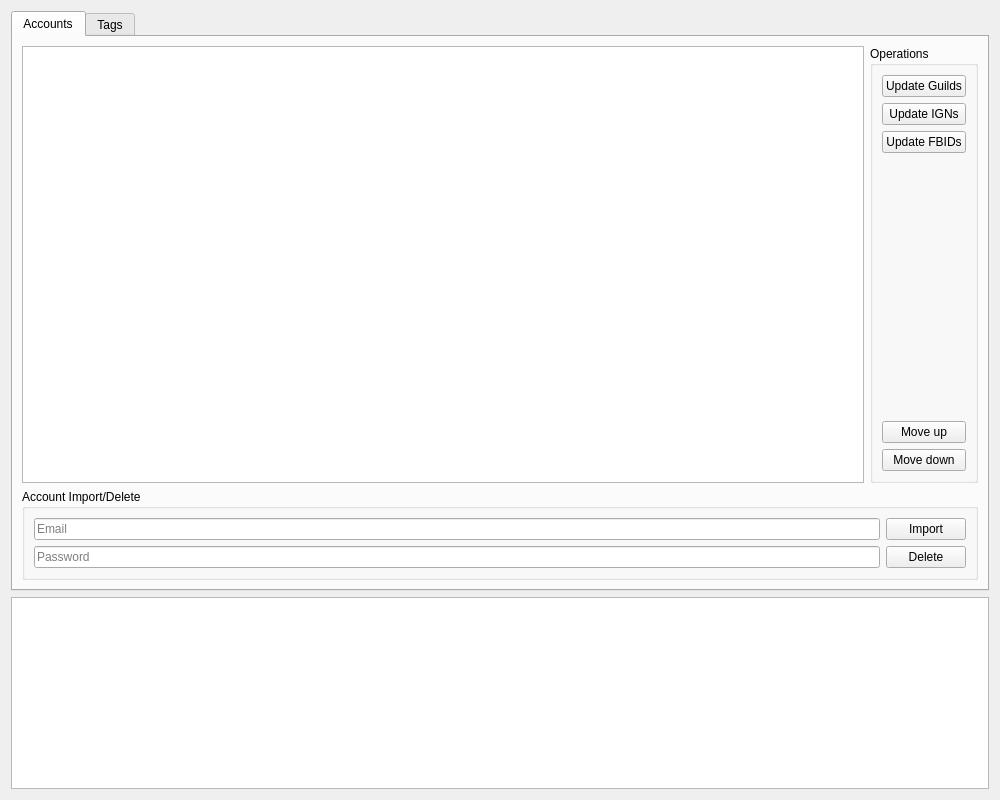
<?xml version="1.0" encoding="UTF-8"?>
<ui version="4.0">
 <class>AccountManagementDialog</class>
 <widget class="QDialog" name="AccountManagementDialog">
  <property name="geometry">
   <rect>
    <x>0</x>
    <y>0</y>
    <width>1000</width>
    <height>800</height>
   </rect>
  </property>
  <property name="sizePolicy">
   <sizepolicy hsizetype="Minimum" vsizetype="Minimum">
    <horstretch>0</horstretch>
    <verstretch>0</verstretch>
   </sizepolicy>
  </property>
  <property name="minimumSize">
   <size>
    <width>1000</width>
    <height>800</height>
   </size>
  </property>
  <property name="windowTitle">
   <string>Account Management</string>
  </property>
  <layout class="QVBoxLayout" name="verticalLayout_2">
   <item>
    <widget class="QTabWidget" name="tabWidget">
     <property name="currentIndex">
      <number>0</number>
     </property>
     <widget class="QWidget" name="tabAccounts">
      <attribute name="title">
       <string>Accounts</string>
      </attribute>
      <layout class="QVBoxLayout" name="verticalLayout" stretch="1,0">
       <item>
        <layout class="QHBoxLayout" name="accountLayout" stretch="1,0">
         <property name="sizeConstraint">
          <enum>QLayout::SetNoConstraint</enum>
         </property>
         <item>
          <widget class="QTableView" name="accountTable">
           <property name="showGrid">
            <bool>true</bool>
           </property>
          </widget>
         </item>
         <item>
          <widget class="QGroupBox" name="accountOpBtnGroup">
           <property name="title">
            <string>Operations</string>
           </property>
           <layout class="QVBoxLayout" name="accountOpBtnLayout">
            <item>
             <widget class="QPushButton" name="pushButtonUpdateGuilds">
              <property name="focusPolicy">
               <enum>Qt::NoFocus</enum>
              </property>
              <property name="text">
               <string>Update Guilds</string>
              </property>
             </widget>
            </item>
            <item>
             <widget class="QPushButton" name="pushButtonUpdateIGNs">
              <property name="focusPolicy">
               <enum>Qt::NoFocus</enum>
              </property>
              <property name="text">
               <string>Update IGNs</string>
              </property>
             </widget>
            </item>
            <item>
             <widget class="QPushButton" name="pushButtonUpdateFBIDs">
              <property name="focusPolicy">
               <enum>Qt::NoFocus</enum>
              </property>
              <property name="text">
               <string>Update FBIDs</string>
              </property>
             </widget>
            </item>
            <item>
             <spacer name="verticalSpacer">
              <property name="orientation">
               <enum>Qt::Vertical</enum>
              </property>
              <property name="sizeHint" stdset="0">
               <size>
                <width>20</width>
                <height>40</height>
               </size>
              </property>
             </spacer>
            </item>
            <item>
             <widget class="QPushButton" name="pushButtonMoveAccountUp">
              <property name="focusPolicy">
               <enum>Qt::NoFocus</enum>
              </property>
              <property name="text">
               <string>Move up</string>
              </property>
              <property name="autoDefault">
               <bool>false</bool>
              </property>
             </widget>
            </item>
            <item>
             <widget class="QPushButton" name="pushButtonMoveAccountDown">
              <property name="focusPolicy">
               <enum>Qt::NoFocus</enum>
              </property>
              <property name="text">
               <string>Move down</string>
              </property>
              <property name="autoDefault">
               <bool>false</bool>
              </property>
             </widget>
            </item>
           </layout>
           <zorder>verticalSpacer</zorder>
           <zorder>pushButtonUpdateGuilds</zorder>
           <zorder>pushButtonUpdateIGNs</zorder>
           <zorder>pushButtonUpdateFBIDs</zorder>
           <zorder>pushButtonMoveAccountDown</zorder>
           <zorder>pushButtonMoveAccountUp</zorder>
          </widget>
         </item>
        </layout>
       </item>
       <item>
        <widget class="QGroupBox" name="groupBoxAccounts">
         <property name="title">
          <string>Account Import/Delete</string>
         </property>
         <layout class="QGridLayout" name="gridLayout">
          <item row="0" column="0">
           <widget class="QLineEdit" name="lineEditEmail">
            <property name="focusPolicy">
             <enum>Qt::ClickFocus</enum>
            </property>
            <property name="placeholderText">
             <string>Email</string>
            </property>
           </widget>
          </item>
          <item row="0" column="1">
           <widget class="QPushButton" name="pushButtonImportAccount">
            <property name="focusPolicy">
             <enum>Qt::NoFocus</enum>
            </property>
            <property name="text">
             <string>Import</string>
            </property>
           </widget>
          </item>
          <item row="1" column="0">
           <widget class="QLineEdit" name="lineEditPassword">
            <property name="focusPolicy">
             <enum>Qt::ClickFocus</enum>
            </property>
            <property name="placeholderText">
             <string>Password</string>
            </property>
           </widget>
          </item>
          <item row="1" column="1">
           <widget class="QPushButton" name="pushButtonDeleteAccount">
            <property name="focusPolicy">
             <enum>Qt::NoFocus</enum>
            </property>
            <property name="text">
             <string>Delete</string>
            </property>
           </widget>
          </item>
         </layout>
         <zorder>lineEditEmail</zorder>
         <zorder>pushButtonImportAccount</zorder>
         <zorder>pushButtonDeleteAccount</zorder>
         <zorder>lineEditPassword</zorder>
        </widget>
       </item>
      </layout>
     </widget>
     <widget class="QWidget" name="tabTags">
      <attribute name="title">
       <string>Tags</string>
      </attribute>
      <layout class="QVBoxLayout" name="verticalLayout_4">
       <item>
        <layout class="QHBoxLayout" name="horizontalLayout">
         <item>
          <widget class="QLineEdit" name="lineEditTagName">
           <property name="placeholderText">
            <string>New tag name</string>
           </property>
          </widget>
         </item>
         <item>
          <widget class="QPushButton" name="pushButtonNewTag">
           <property name="text">
            <string>Create</string>
           </property>
          </widget>
         </item>
        </layout>
       </item>
       <item>
        <widget class="QGroupBox" name="groupBox">
         <property name="title">
          <string>Tags</string>
         </property>
         <layout class="QVBoxLayout" name="verticalLayout_3">
          <item>
           <layout class="QVBoxLayout" name="verticalLayout_5">
            <item>
             <widget class="QRadioButton" name="radioButtonTagByAccount">
              <property name="text">
               <string>by account</string>
              </property>
              <property name="checked">
               <bool>true</bool>
              </property>
             </widget>
            </item>
            <item>
             <widget class="QRadioButton" name="radioButtonTagByTag">
              <property name="text">
               <string>by tag</string>
              </property>
             </widget>
            </item>
           </layout>
          </item>
          <item>
           <widget class="QTreeWidget" name="treeWidgetTags">
            <property name="expandsOnDoubleClick">
             <bool>false</bool>
            </property>
            <property name="columnCount">
             <number>2</number>
            </property>
            <column>
             <property name="text">
              <string notr="true">1</string>
             </property>
            </column>
            <column>
             <property name="text">
              <string notr="true">2</string>
             </property>
            </column>
           </widget>
          </item>
         </layout>
        </widget>
       </item>
      </layout>
     </widget>
    </widget>
   </item>
   <item>
    <widget class="QTextEdit" name="messageOutput">
     <property name="sizePolicy">
      <sizepolicy hsizetype="Expanding" vsizetype="Preferred">
       <horstretch>0</horstretch>
       <verstretch>0</verstretch>
      </sizepolicy>
     </property>
     <property name="readOnly">
      <bool>true</bool>
     </property>
    </widget>
   </item>
  </layout>
 </widget>
 <tabstops>
  <tabstop>accountTable</tabstop>
 </tabstops>
 <resources/>
 <connections>
  <connection>
   <sender>pushButtonImportAccount</sender>
   <signal>clicked()</signal>
   <receiver>AccountManagementDialog</receiver>
   <slot>onAccountImport()</slot>
   <hints>
    <hint type="sourcelabel">
     <x>896</x>
     <y>508</y>
    </hint>
    <hint type="destinationlabel">
     <x>859</x>
     <y>507</y>
    </hint>
   </hints>
  </connection>
  <connection>
   <sender>pushButtonDeleteAccount</sender>
   <signal>clicked()</signal>
   <receiver>AccountManagementDialog</receiver>
   <slot>onAccountDelete()</slot>
   <hints>
    <hint type="sourcelabel">
     <x>955</x>
     <y>548</y>
    </hint>
    <hint type="destinationlabel">
     <x>857</x>
     <y>571</y>
    </hint>
   </hints>
  </connection>
  <connection>
   <sender>pushButtonUpdateGuilds</sender>
   <signal>clicked()</signal>
   <receiver>AccountManagementDialog</receiver>
   <slot>onUpdateGuilds()</slot>
   <hints>
    <hint type="sourcelabel">
     <x>954</x>
     <y>104</y>
    </hint>
    <hint type="destinationlabel">
     <x>764</x>
     <y>52</y>
    </hint>
   </hints>
  </connection>
  <connection>
   <sender>pushButtonUpdateIGNs</sender>
   <signal>clicked()</signal>
   <receiver>AccountManagementDialog</receiver>
   <slot>onUpdateIGNs()</slot>
   <hints>
    <hint type="sourcelabel">
     <x>954</x>
     <y>138</y>
    </hint>
    <hint type="destinationlabel">
     <x>764</x>
     <y>87</y>
    </hint>
   </hints>
  </connection>
  <connection>
   <sender>pushButtonUpdateFBIDs</sender>
   <signal>clicked()</signal>
   <receiver>AccountManagementDialog</receiver>
   <slot>onUpdateFBIDs()</slot>
   <hints>
    <hint type="sourcelabel">
     <x>954</x>
     <y>172</y>
    </hint>
    <hint type="destinationlabel">
     <x>764</x>
     <y>119</y>
    </hint>
   </hints>
  </connection>
  <connection>
   <sender>pushButtonMoveAccountUp</sender>
   <signal>clicked()</signal>
   <receiver>AccountManagementDialog</receiver>
   <slot>onAccountMoveUp()</slot>
   <hints>
    <hint type="sourcelabel">
     <x>849</x>
     <y>406</y>
    </hint>
    <hint type="destinationlabel">
     <x>769</x>
     <y>405</y>
    </hint>
   </hints>
  </connection>
  <connection>
   <sender>pushButtonMoveAccountDown</sender>
   <signal>clicked()</signal>
   <receiver>AccountManagementDialog</receiver>
   <slot>onAccountMoveDown()</slot>
   <hints>
    <hint type="sourcelabel">
     <x>847</x>
     <y>442</y>
    </hint>
    <hint type="destinationlabel">
     <x>772</x>
     <y>442</y>
    </hint>
   </hints>
  </connection>
  <connection>
   <sender>pushButtonNewTag</sender>
   <signal>clicked()</signal>
   <receiver>AccountManagementDialog</receiver>
   <slot>onCreateTag()</slot>
   <hints>
    <hint type="sourcelabel">
     <x>934</x>
     <y>47</y>
    </hint>
    <hint type="destinationlabel">
     <x>898</x>
     <y>46</y>
    </hint>
   </hints>
  </connection>
  <connection>
   <sender>radioButtonTagByAccount</sender>
   <signal>toggled(bool)</signal>
   <receiver>AccountManagementDialog</receiver>
   <slot>onTagByWhatChanged(bool)</slot>
   <hints>
    <hint type="sourcelabel">
     <x>671</x>
     <y>111</y>
    </hint>
    <hint type="destinationlabel">
     <x>-2</x>
     <y>144</y>
    </hint>
   </hints>
  </connection>
  <connection>
   <sender>treeWidgetTags</sender>
   <signal>itemDoubleClicked(QTreeWidgetItem*,int)</signal>
   <receiver>AccountManagementDialog</receiver>
   <slot>onTagItemDoubleClicked(QTreeWidgetItem*,int)</slot>
   <hints>
    <hint type="sourcelabel">
     <x>349</x>
     <y>314</y>
    </hint>
    <hint type="destinationlabel">
     <x>419</x>
     <y>345</y>
    </hint>
   </hints>
  </connection>
 </connections>
 <slots>
  <slot>onAccountImport()</slot>
  <slot>onAccountDelete()</slot>
  <slot>onUpdateGuilds()</slot>
  <slot>onUpdateIGNs()</slot>
  <slot>onUpdateFBIDs()</slot>
  <slot>onAccountMoveUp()</slot>
  <slot>onAccountMoveDown()</slot>
  <slot>onCreateTag()</slot>
  <slot>onTagByWhatChanged(bool)</slot>
  <slot>onTagItemDoubleClicked(QTreeWidgetItem*,int)</slot>
 </slots>
</ui>
